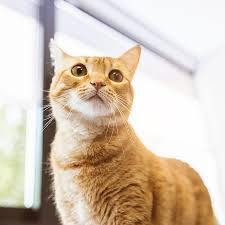
#> input picture fotos/gato1.jpg, 225 x 225 px
$ python vid4_basicfn.py
#> lines starting #> are read from the running program, lines starting #| are printed output that depends on the picture; after the words box and inside, x2 and y2 are one past the last pixel; in counts of white or black regions, pixels touching at a corner belong together
import cv2 as cv

#TODO: Funciones mas comunes en proyectos computer vision.

img = cv.imread('fotos/gato1.jpg')
#> img is the input picture: shape (225, 225, 3); mean B, G, R 182.5, 198.9, 214.1
cv.imshow('Gato BGR', img)

#? Convertir en grises.
gray = cv.cvtColor(img, cv.COLOR_BGR2GRAY)
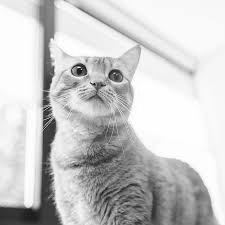
#> gray: shape (225, 225); min 8, max 255, mean 201.6
cv.imshow('Gato Grises', gray)

#? Blur
blur = cv.GaussianBlur(img, (7,7), cv.BORDER_DEFAULT)
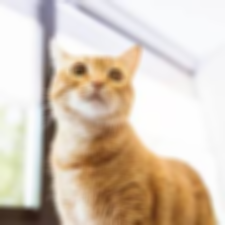
#> blur: shape (225, 225, 3); mean B, G, R 182.5, 198.9, 214.1
cv.imshow('Blur GaussianBlur', blur)

#? Edge Cascade
cascade = cv.Canny(img, 125, 175) #nos permite ver los bordes existentes
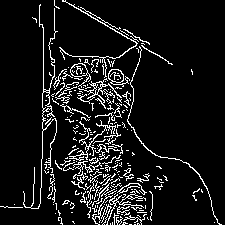
#> cascade: shape (225, 225); 9.2% white in thin lines or dots
cv.imshow('Edge Cascade Canny', cascade)
#? si quieres reducir la cantidad de bordes que se observan, primero usa un blur.
cascade_blur = cv.Canny(blur, 125, 175) #? nos permite ver los bordes existentes
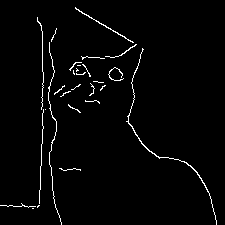
#> cascade_blur: shape (225, 225); 2.2% white in thin lines or dots
cv.imshow('GaussianBlur + Edge Cascade',cascade_blur)

#! DILATACION DE LA IMAGEN - Usando el cascade_blur
dilated = cv.dilate(cascade_blur, (7,7), iterations=3)
#> dilated: shape (225, 225); 5.3% white; 14 white regions (1 under 20 px), largest, box (x1, y1, x2, y2) and area: (69, 7, 137, 80) 692, (126, 48, 217, 225) 600, (48, 42, 62, 225) 317
cv.imshow('Dilated', dilated)

#? Eroding Adelgaza imagen reduciendo pixeles de sus bordes.
eroded = cv.erode(dilated, (3,3), iterations=1)
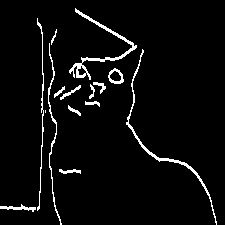
#> eroded: shape (225, 225); 4.3% white in thin lines or dots
cv.imshow('Eroded', eroded)

#? Resized
resized = cv.resize(img,(100,100))
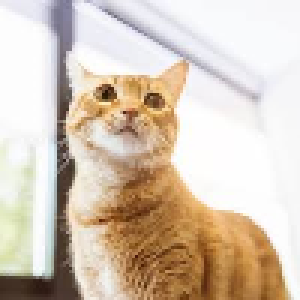
#> resized: shape (100, 100, 3) (shown 3 times larger); mean B, G, R 182.3, 198.7, 214
#cv.imshow('Resized', resized)

#? Cropping - Toda imagen es un array, podemos hacer array slicing.
crop = img[0:60, 0:90]
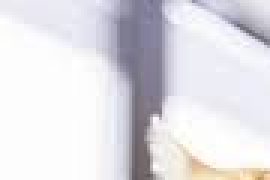
#> crop: shape (60, 90, 3) (shown 3 times larger); mean B, G, R 227.9, 222.7, 224.3
cv.imshow('Crop', crop)

cv.waitKey(0)

# [15 lines of commented-out code are left out]
